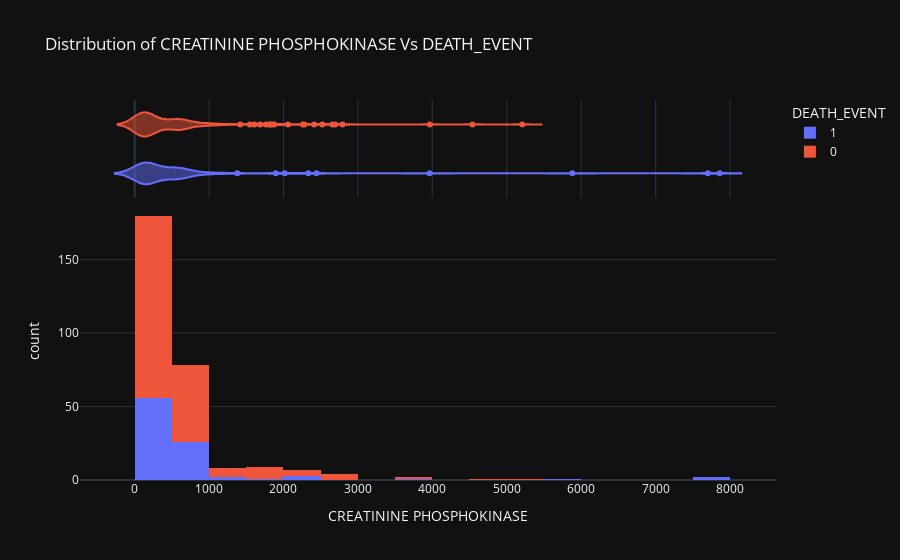

The notebook cell this image was saved under:
### Code cell
# Now lets categorize the above histogram by DEATH_EVENT vs creatinine_phosphokinase

import plotly.express as px
fig = px.histogram(dataset, x="creatinine_phosphokinase", color="DEATH_EVENT", marginal="violin", hover_data=dataset.columns,
                   title ="Distribution of CREATININE PHOSPHOKINASE Vs DEATH_EVENT", 
                   labels={"creatinine_phosphokinase": "CREATININE PHOSPHOKINASE"},
                   template="plotly_dark")
fig.show()

### Figure 1 — Plotly figure (JSON) as saved in the notebook; plotly's stock layout.template omitted (floating-point values rounded to 4 significant figures; data arrays with more than 128 entries replaced by an {"elided": "..."} marker saying what was removed)
{"data": [{"alignmentgroup": "True", "bingroup": "x", "hovertemplate": "DEATH_EVENT=1<br>CREATININE PHOSPHOKINASE=%{x}<br>count=%{y}<extra></extra>", "legendgroup": "1", "marker": {"color": "#636efa"}, "name": "1", "offsetgroup": "1", "orientation": "v", "showlegend": true, "type": "histogram", "x": [582, 7861, 146, 111, 47, 246, 315, 157, 123, 81, 231, 981, 168, 379, 149, 582, 125, 128, 220, 582, 148, 112, 122, 60, 70, 582, 23, 249, 94, 582, 60, 855, 235, 582, 124, 571, 588, 582, 1380, 582, 553, 129, 577, 91, 3964, 69, 260, 371, 789, 364, 7702, 318, 582, 68, 250, 110, 161, 113, 5882, 582, 47, 76, 280, 154, 328, 129, 143, 582, 582, 805, 943, 582, 233, 2334, 2442, 776, 66, 176, 395, 99, 145, 104, 582, 1896, 582, 418, 131, 582, 166, 2017, 258, 1199], "xaxis": "x", "yaxis": "y"}, {"alignmentgroup": "True", "customdata": {"elided": "92x12 float values"}, "hovertemplate": "DEATH_EVENT=%{customdata[11]}<br>CREATININE PHOSPHOKINASE=%{x}<br>age=%{customdata[0]}<br>anaemia=%{customdata[1]}<br>diabetes=%{customdata[2]}<br>ejection_fraction=%{customdata[3]}<br>high_blood_pressure=%{customdata[4]}<br>platelets=%{customdata[5]}<br>serum_creatinine=%{customdata[6]}<br>serum_sodium=%{customdata[7]}<br>sex=%{customdata[8]}<br>smoking=%{customdata[9]}<br>time=%{customdata[10]}<extra></extra>", "legendgroup": "1", "marker": {"color": "#636efa"}, "name": "1", "offsetgroup": "1", "scalegroup": "x", "showlegend": false, "type": "violin", "x": [582, 7861, 146, 111, 47, 246, 315, 157, 123, 81, 231, 981, 168, 379, 149, 582, 125, 128, 220, 582, 148, 112, 122, 60, 70, 582, 23, 249, 94, 582, 60, 855, 235, 582, 124, 571, 588, 582, 1380, 582, 553, 129, 577, 91, 3964, 69, 260, 371, 789, 364, 7702, 318, 582, 68, 250, 110, 161, 113, 5882, 582, 47, 76, 280, 154, 328, 129, 143, 582, 582, 805, 943, 582, 233, 2334, 2442, 776, 66, 176, 395, 99, 145, 104, 582, 1896, 582, 418, 131, 582, 166, 2017, 258, 1199], "xaxis": "x2", "yaxis": "y2"}, {"alignmentgroup": "True", "bingroup": "x", "hovertemplate": "DEATH_EVENT=0<br>CREATININE PHOSPHOKINASE=%{x}<br>count=%{y}<extra></extra>", "legendgroup": "0", "marker": {"color": "#EF553B"}, "name": "0", "offsetgroup": "0", "orientation": "v", "showlegend": true, "type": "histogram", "x": {"elided": "201 int values"}, "xaxis": "x", "yaxis": "y"}, {"alignmentgroup": "True", "customdata": {"elided": "201x12 float values"}, "hovertemplate": "DEATH_EVENT=%{customdata[11]}<br>CREATININE PHOSPHOKINASE=%{x}<br>age=%{customdata[0]}<br>anaemia=%{customdata[1]}<br>diabetes=%{customdata[2]}<br>ejection_fraction=%{customdata[3]}<br>high_blood_pressure=%{customdata[4]}<br>platelets=%{customdata[5]}<br>serum_creatinine=%{customdata[6]}<br>serum_sodium=%{customdata[7]}<br>sex=%{customdata[8]}<br>smoking=%{customdata[9]}<br>time=%{customdata[10]}<extra></extra>", "legendgroup": "0", "marker": {"color": "#EF553B"}, "name": "0", "offsetgroup": "0", "scalegroup": "x", "showlegend": false, "type": "violin", "x": {"elided": "201 int values"}, "xaxis": "x2", "yaxis": "y2"}], "layout": {"barmode": "relative", "legend": {"title": {"text": "DEATH_EVENT"}, "tracegroupgap": 0}, "title": {"text": "Distribution of CREATININE PHOSPHOKINASE Vs DEATH_EVENT"}, "xaxis": {"anchor": "y", "domain": [0, 1], "title": {"text": "CREATININE PHOSPHOKINASE"}}, "xaxis2": {"anchor": "y2", "domain": [0, 1], "matches": "x", "showgrid": true, "showticklabels": false}, "yaxis": {"anchor": "x", "domain": [0, 0.7326], "title": {"text": "count"}}, "yaxis2": {"anchor": "x2", "domain": [0.7426, 1], "matches": "y2", "showgrid": false, "showline": false, "showticklabels": false, "ticks": ""}}}
